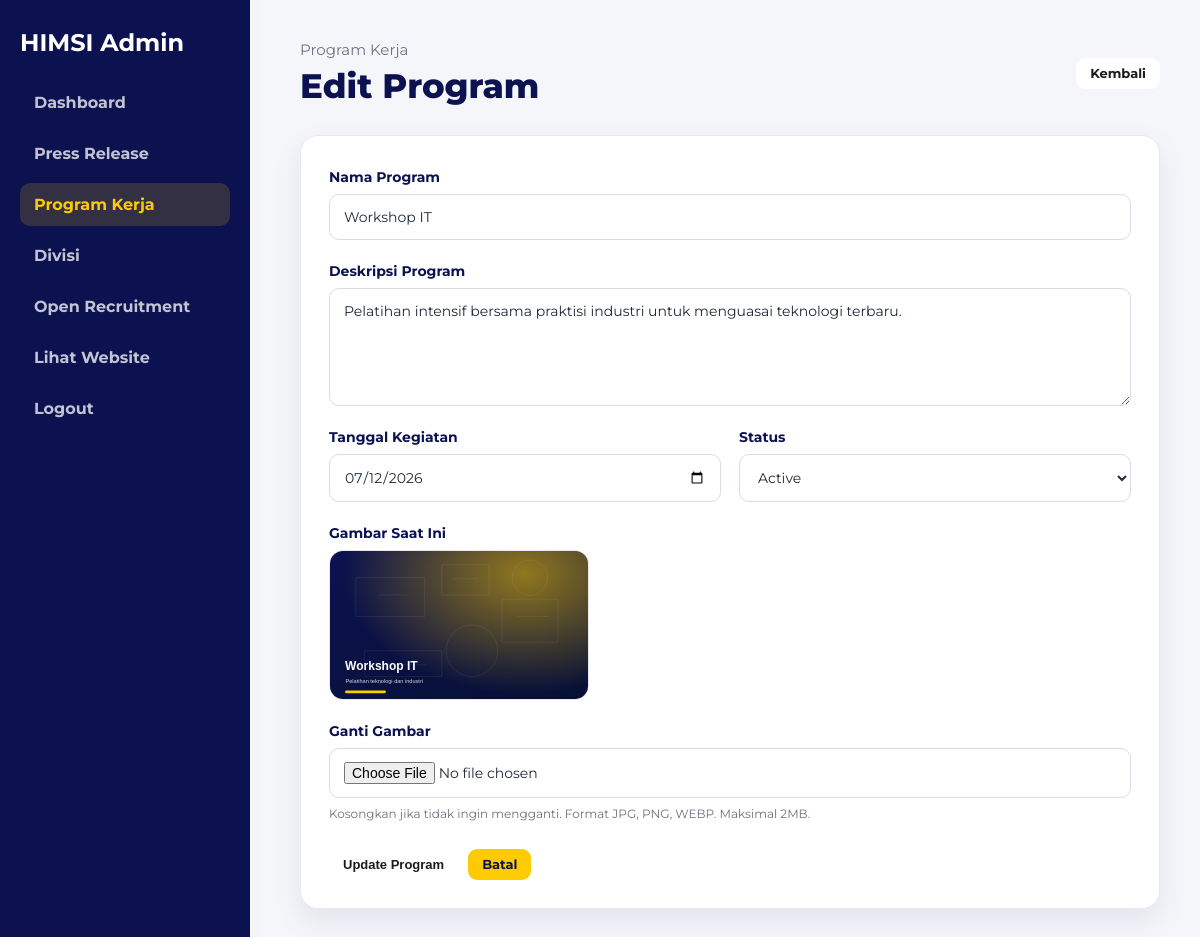
The page /admin/program/edit.php?id=2 (signed in) on the database its author committed.
### tables this page shows
CREATE TABLE programs (
    id INT AUTO_INCREMENT PRIMARY KEY,
    title VARCHAR(150) NOT NULL,
    description TEXT,
    image VARCHAR(255),
    event_date DATE,
    created_at TIMESTAMP DEFAULT CURRENT_TIMESTAMP
);

### includes/functions.php (called while the page is built, shortened)
<?php
function e($value)
{
    return htmlspecialchars((string) $value, ENT_QUOTES, 'UTF-8');
}
function url($path = '')
{
    return BASE_URL . ltrim($path, '/');
}
function asset($path = '')
{
    return url('assets/' . ltrim($path, '/'));
}

### admin/program/edit.php (the view, shortened to what this page needs)
<?php
require_once __DIR__ . '/../../config/database.php';
require_once __DIR__ . '/../../includes/functions.php';
$id = (int) ($_GET['id'] ?? 0);
$stmt = $pdo->prepare("SELECT * FROM programs WHERE id = ?");
$stmt->execute([$id]);
$item = $stmt->fetch();
$img = $item['image'] ?? '';
$isUpload = $img && str_starts_with($img, 'uploads/');
$previewUrl = '';
if ($isUpload) {
    $previewUrl = asset('images/' . $img);
} elseif ($img) {
    $previewUrl = asset('images/default/' . $img);
}
?>
<!DOCTYPE html>
<html lang="id">
<head>
    <?php include __DIR__ . '/../includes/head.php'; ?>
</head>
<body>
<?php include __DIR__ . '/../includes/sidebar.php'; ?>
<main class="admin-main">
    <header class="admin-header">
        <div>
            <p>Program Kerja</p>
            <h1>Edit Program</h1>
        </div>
        <a class="btn btn-view" href="index.php">Kembali</a>
    </header>
    <section class="form-card">
        <form class="admin-form" method="POST" action="update.php" enctype="multipart/form-data">
            <div class="form-group">
                <label for="title">Nama Program</label>
                <input type="text" id="title" name="title" value="<?= e($item['title']); ?>" required>
            </div>
            <div class="form-group">
                <label for="description">Deskripsi Program</label>
                <textarea id="description" name="description" rows="5" required><?= e($item['description']); ?></textarea>
            </div>
            <div class="form-row">
                <div class="form-group">
                    <label for="event_date">Tanggal Kegiatan</label>
                    <input type="date" id="event_date" name="event_date" value="<?= e($item['event_date']); ?>" required>
                </div>
                <div class="form-group">
                    <label for="status">Status</label>
                    <select id="status" name="status">
                        <option value="active" <?= ($item['status'] ?? 'active') === 'active' ? 'selected' : ''; ?>>Active</option>
                    </select>
                </div>
            </div>
            <div class="form-group">
                <label>Gambar Saat Ini</label>
                <?php if ($previewUrl): ?>
                    <img class="image-preview" src="<?= e($previewUrl); ?>" alt="<?= e($item['title']); ?>">
                <?php else: ?>
                    <small>Belum ada gambar.</small>
                <?php endif; ?>
            </div>
            <div class="form-group">
                <label for="image">Ganti Gambar</label>
                <input type="file" id="image" name="image" accept="image/jpeg,image/png,image/webp">
                <small>Kosongkan jika tidak ingin mengganti. Format JPG, PNG, WEBP. Maksimal 2MB.</small>
            </div>
            <div class="form-actions">
                <button class="btn btn-add" type="submit">Update Program</button>
                <a class="btn btn-edit" href="index.php">Batal</a>
            </div>
        </form>
    </section>
</main>
</body>
</html>

### assets/css/admin.css (style rules this page uses)
:root { --primary: #0c1250; --secondary: #fecb00; --bg: #f5f5f8; --text: #1b1b1c; --muted: #666b75; --white: #ffffff; --danger: #b42318; --shadow: 0 18px 45px rgba(12, 18, 80, 0.12); }
* { box-sizing: border-box; }
body { margin: 0; font-family: 'Montserrat', Arial, sans-serif; color: var(--text); background: var(--bg); }
a { color: inherit; text-decoration: none; }
.admin-main { margin-left: 250px; padding: 34px; }
.admin-header { display: flex; align-items: center; justify-content: space-between; gap: 20px; margin-bottom: 28px; }
.admin-header p { margin: 0; color: var(--muted); }
.admin-header h1 { margin: 4px 0 0; color: var(--primary); }
.admin-table-card, .form-card { background: var(--white); border-radius: 18px; padding: 22px; box-shadow: var(--shadow); overflow-x: auto; }
.admin-form { display: grid; gap: 12px; max-width: 860px; }
.admin-form label { color: var(--primary); font-size: 13px; font-weight: 800; margin-top: 4px; }
.admin-form input, .admin-form textarea, .admin-form select { width: 100%; border: 1px solid #d7d8e0; border-radius: 10px; padding: 12px 14px; font: inherit; background: #ffffff; }
.admin-form textarea { resize: vertical; }
.admin-main { margin-left:260px; min-height:100vh; padding:40px; background:#f5f6fa; }
.admin-header { display:flex; justify-content:space-between; align-items:center; gap:20px; margin-bottom:28px; }
.admin-header p { margin:0 0 6px; color:#6b7280; font-size:15px; }
.admin-header h1 { margin:0; color:#0c1250; font-size:34px; font-weight:800; }
.btn { display:inline-flex; align-items:center; justify-content:center; padding:9px 14px; border-radius:9px; border:none; text-decoration:none; font-size:13px; font-weight:700; cursor:pointer; line-height:1; }
.btn-add, .btn-view { background:#fff; color:#1b1b1c; }
.btn-edit { background:#fecb00; color:#0c1250; }
.form-card { background:#fff; border-radius:18px; padding:28px; box-shadow:0 12px 30px rgba(12,18,80,.08); border:1px solid #e8eaf3; max-width:900px; }
.admin-form { display:flex; flex-direction:column; gap:18px; }
.form-group { display:flex; flex-direction:column; gap:8px; }
.form-group label { color:#0c1250; font-weight:700; font-size:14px; }
.form-group input, .form-group textarea, .form-group select { width:100%; border:1px solid #d8dce8; border-radius:10px; padding:13px 14px; font-family:inherit; font-size:14px; color:#1f2937; background:#fff; outline:none; transition:.2s ease; }
.form-group textarea { resize:vertical; }
.form-group small { color:#6b7280; font-size:12px; }
.form-row { display:grid; grid-template-columns:1fr 1fr; gap:18px; }
.form-actions { display:flex; align-items:center; gap:10px; margin-top:10px; }
.image-preview { width:260px; max-width:100%; height:150px; object-fit:cover; border-radius:14px; border:1px solid #e5e7eb; }

### rows shown on the page
programs: title "Workshop IT", description "Pelatihan intensif bersama praktisi industri untuk menguasai teknologi terbaru.", event_date "07/12/2026", image (picture)
